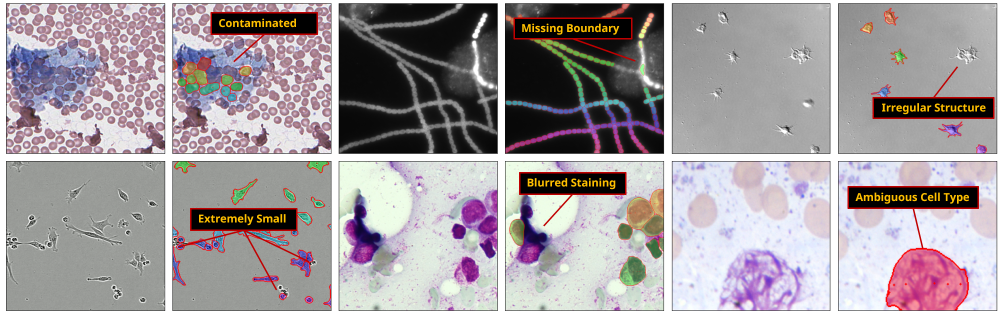
#> input picture annolid/segmentation/MEDIAR/image/failure_cases.png, 2000 x 633 px, given in place of the camera (shown at 1/2 size)
$ python threshold.py   (older library calls are emulated)
#> lines starting #> are read from the running program, lines starting #| are printed output that depends on the picture; after the words box and inside, x2 and y2 are one past the last pixel; in counts of white or black regions, pixels touching at a corner belong together
import cv2
import numpy as np


class InRange:
    """
    Segment the ROIs based on selected
    values in the given range.
    """

    def __init__(self):
        self.max_value = 255
        self.max_value_h = 239
        self.low_h = 0
        self.low_s = 68
        self.low_v = 140
        self.high_h = self.max_value_h
        self.high_s = self.max_value
        self.high_v = self.max_value
        self.window_name = "Threshold Based Segmentation"
        self.low_h_name = "Low H"
        self.low_s_name = "Low S"
        self.low_v_name = "Low V"

        self.high_h_name = "High H"
        self.high_s_name = "High S"
        self.high_v_name = "High V"

        self.location_history = []
        self.area_history = []

    def trackbar_on_low_h_event(self, value):
        self.low_h = value
        self.low_h = min(self.high_h - 1, self.low_h)
        cv2.setTrackbarPos(self.low_h_name, self.window_name, self.low_h)

    def trackbar_on_high_h_event(self, value):
        self.high_h = value
        self.high_h = max(self.high_h, self.low_h + 1)
        cv2.setTrackbarPos(self.high_h_name, self.window_name, self.high_h)

    def trackbar_on_low_s_event(self, value):
        self.low_s = value
        self.low_s = min(self.high_s - 1, self.low_s)
        cv2.setTrackbarPos(self.low_s_name, self.window_name, self.low_s)

    def trackbar_on_high_s_event(self, value):
        self.high_s = value
        self.high_s = max(self.high_s, self.low_s + 1)
        cv2.setTrackbarPos(self.high_s_name, self.window_name, self.high_s)

    def trackbar_on_low_v_event(self, value):
        self.low_v = value
        self.low_v = min(self.high_v - 1, self.low_v)
        cv2.setTrackbarPos(self.low_v_name, self.window_name, self.low_v)

    def trackbar_on_high_v_event(self, value):
        self.high_v = value
        self.high_v = max(self.high_v, self.low_v + 1)
        cv2.setTrackbarPos(self.high_v_name, self.window_name, self.high_v)

    def detect_contours(self, frame, threshold, min_area=0, max_area=10000, draw=True):
        """
        detect contours and threshold them based on areas.

        Parameters
        ----------
        frame: ndarray, shape(n_rows,n_cols,3)
        threshold: ndarray, shape(n_rows,n_cols,1)
        previous_location: float array, instance's center in the previous frame
        current_location: float array, instance's center in the current frame
        min_area: int, min area threshold for the detected instance
        max_area: int, max area threshold for the detected instance

        Returns
        -------
        out_frame: ndarray, shape(n_rows, n_cols, 3)
                output image with contours on it
        contours: list, detected contours
        previous_location: float array, instance's center in the previous frame
        current_location: float array, instance's center in the current frame
        """
        if int(cv2.__version__[0] == 3):
            img, contours, hierarchy = cv2.findContours(
                threshold.copy(), cv2.RETR_TREE, cv2.CHAIN_APPROX_SIMPLE
            )

            img = cv2.cvtColor(img, cv2.COLOR_GRAY2BGR)
        else:
            contours, hierarchy = cv2.findContours(
                threshold.copy(), cv2.RETR_TREE, cv2.CHAIN_APPROX_SIMPLE
            )

        out = frame.copy()

        i = 0
        current_location = []
        areas = []

        while i < len(contours):
            area = cv2.contourArea(contours[i])
            if area < min_area or area > max_area:
                del contours[i]
            else:
                M = cv2.moments(contours[i])
                if M["m00"] != 0:
                    cx = int(M["m10"] / M["m00"])
                    cy = int(M["m01"] / M["m00"])
                else:
                    cx, cy = 0, 0
                current_location.append([cx, cy])
                areas.append(area)
                i += 1

        return out, contours, current_location, areas

    def draw_contour_history(
        self,
        current_frame,
    ):
        for location, area in zip(self.location_history, self.area_history):
            cx, cy = location[-1]
            cv2.putText(
                current_frame,
                f"{area[-1]}",
                tuple([cx + 2, cy + 2]),
                cv2.FONT_HERSHEY_SCRIPT_SIMPLEX,
                1,
                (0, 255, 0),
                2,
            )
        return current_frame

    def run(self, video_file, min_area=70, max_area=150, draw_history=False):
#> called with min_area = 70, max_area = 150, draw_history = False
        cap = cv2.VideoCapture(video_file)
        cv2.namedWindow(self.window_name)

        cv2.createTrackbar(
            self.low_h_name,
            self.window_name,
            self.low_h,
            self.max_value_h,
            self.trackbar_on_low_h_event,
        )
        cv2.createTrackbar(
            self.high_h_name,
            self.window_name,
            self.high_h,
            self.max_value_h,
            self.trackbar_on_high_h_event,
        )
        cv2.createTrackbar(
            self.low_s_name,
            self.window_name,
            self.low_s,
            self.max_value,
            self.trackbar_on_low_s_event,
        )
        cv2.createTrackbar(
            self.high_s_name,
            self.window_name,
            self.high_s,
            self.max_value,
            self.trackbar_on_high_s_event,
        )
        cv2.createTrackbar(
            self.low_v_name,
            self.window_name,
            self.low_v,
            self.max_value,
            self.trackbar_on_low_v_event,
        )
        cv2.createTrackbar(
            self.high_v_name,
            self.window_name,
            self.high_v,
            self.max_value,
            self.trackbar_on_high_v_event,
        )

        while True:
            ret, frame = cap.read()
#> frame is the input picture: shape (633, 2000, 3); mean B, G, R 159.5, 155.6, 163.4
            if frame is None:
                break
            blur = cv2.GaussianBlur(frame, (5, 5), 0)
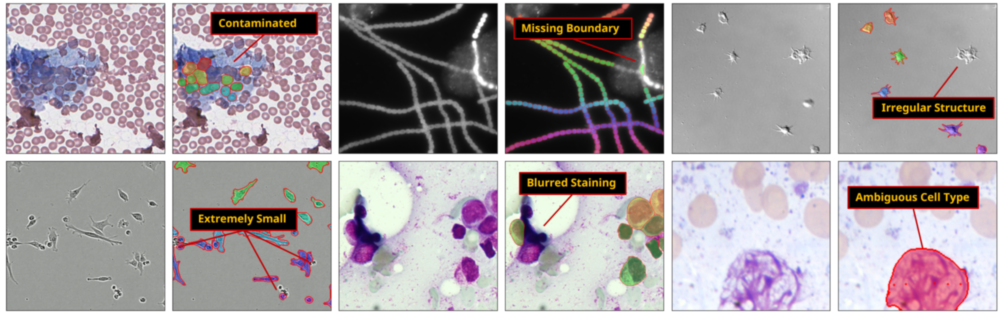
#> blur: shape (633, 2000, 3) (shown at 1/2 size); mean B, G, R 159.5, 155.6, 163.4
            gray_img = cv2.cvtColor(blur, cv2.COLOR_BGR2GRAY)
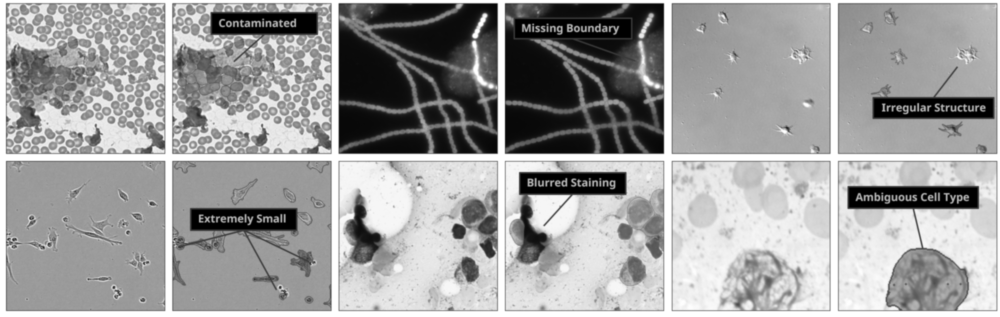
#> gray_img: shape (633, 2000) (shown at 1/2 size); min 0, max 255, mean 158.4
            ret3, th3 = cv2.threshold(
                gray_img, 0, 255, cv2.THRESH_BINARY + cv2.THRESH_OTSU
            )
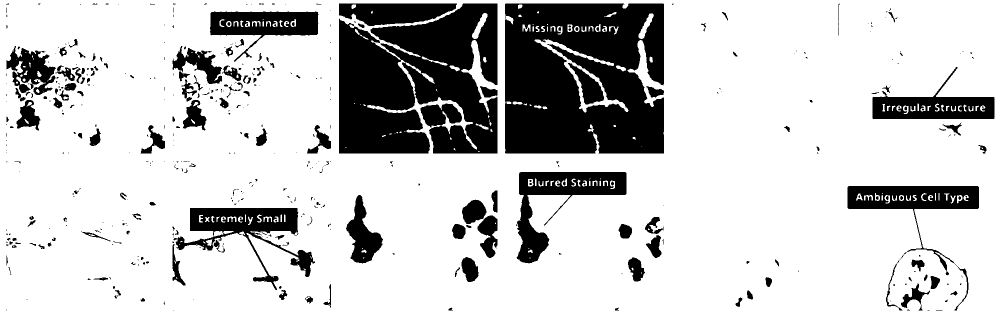
#> th3: shape (633, 2000) (shown at 1/2 size); 78.6% white; 467 black regions (295 under 20 px), largest, box (x1, y1, x2, y2) and area: (1010, 7, 1328, 307) 83510, (678, 7, 995, 307) 73429, (1033, 344, 1253, 527) 13414
#> ret3 = 116
            frame_combined = cv2.bitwise_and(frame, frame, mask=th3)
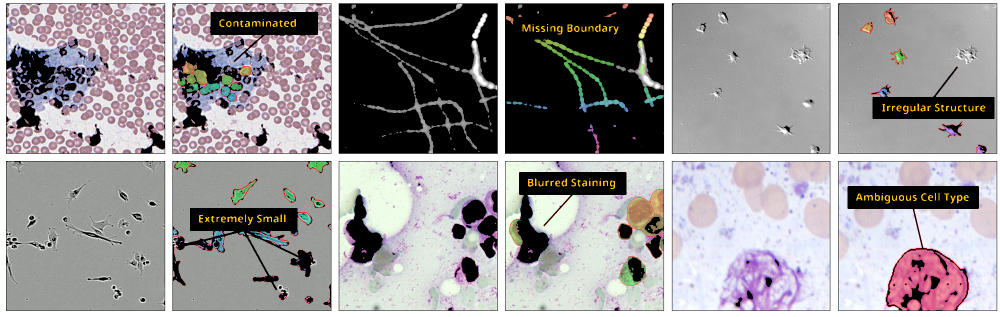
#> frame_combined: shape (633, 2000, 3) (shown at 1/2 size); mean B, G, R 150.6, 148.4, 152.1
            frame_HSV = cv2.cvtColor(frame_combined, cv2.COLOR_BGR2HSV)
#> frame_HSV: shape (633, 2000, 3); mean H, S, V 51.4, 16.4, 157.3
            frame_threshold = cv2.inRange(
                frame_HSV,
                (self.low_h, self.low_s, self.low_v),
                (self.high_h, self.high_s, self.high_v),
            )
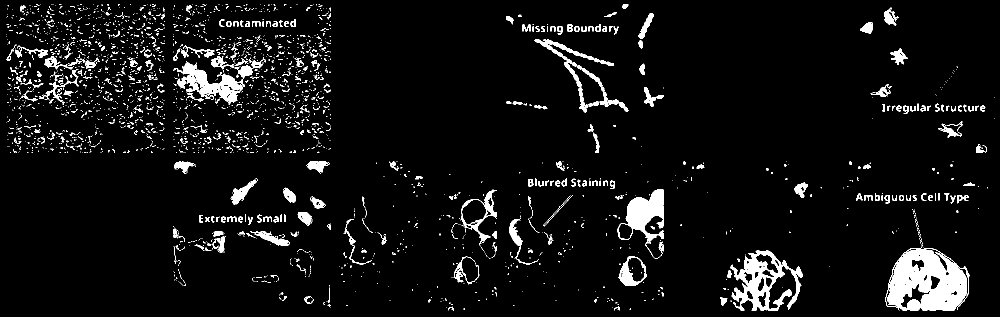
#> frame_threshold: shape (633, 2000) (shown at 1/2 size); 5.8% white; 2590 white regions (2255 under 20 px), largest, box (x1, y1, x2, y2) and area: (1771, 496, 1939, 621) 13838, (1461, 500, 1606, 621) 6777, (1234, 378, 1327, 518) 4878
            kernel = np.ones((5, 5), np.uint8)
            frame_threshold = cv2.morphologyEx(frame_threshold, cv2.MORPH_OPEN, kernel)
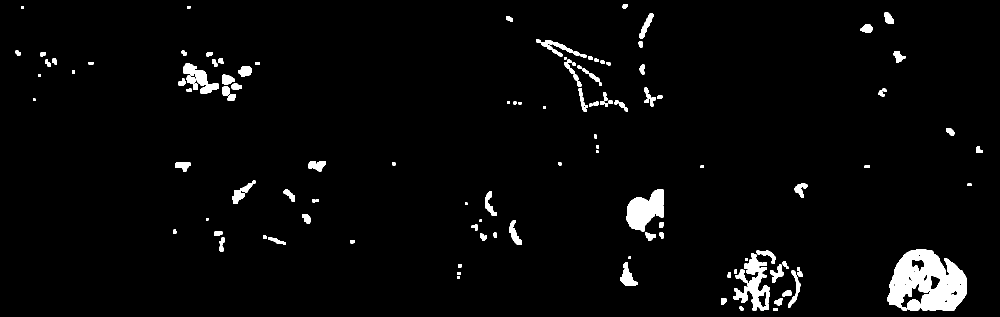
#> frame_threshold: shape (633, 2000) (shown at 1/2 size); 3.2% white; 133 white regions

            frame_threshold, contours, current_location, areas = self.detect_contours(
                frame_threshold, frame_threshold, min_area, max_area, draw=True
            )
#> in detect_contours, `contours, hierarchy = cv2.findContours( threshold.copy(), cv2.RETR_TRE..`: contours = 155 contours, 22 with area under 20; largest, box (x1, y1, x2, y2) and area: (1775, 499, 1934, 621) 13324, (1253, 378, 1327, 463) 3836, (1466, 507, 1540, 621) 3646, (390, 140, 438, 188) 1006, (1072, 79, 1146, 113) 680
#> the loop in detect_contours, `while i < len(contours):` made 155 passes
#> (area, cx, cy) on passes 4, 5, 11, 19, 20, 30, 43, 45, 48, 49, 52, 54: (146, 1556, 603), (106.5, 1446, 601), (85, 1599, 548), (76.5, 1251, 529), (75, 1569, 528), (82.5, 1908, 586), (76, 442, 496), (76.5, 443, 481), (112, 966, 473), (71.5, 1322, 469), (110.5, 435, 466), (76.5, 949, 453)
#> area on passes 1, 2, 3, 6, 7, 8: 36, 41.5, 460, 182, 158.5, 20
#> after the loop in detect_contours, `while i < len(contours):`: areas = 32 values, max 146 at index 0, min 70.5 at index 12, mean 91.41; current_location = 32 pairs, first value 95 to 1957, second value 37 to 603; i = 32
#> contours = 32 contours; largest, box (x1, y1, x2, y2) and area: (1548, 596, 1565, 611) 146, (1892, 257, 1909, 271) 145, (1279, 129, 1289, 149) 129, (357, 157, 371, 171) 120, (1239, 204, 1256, 223) 120
            if current_location and areas:
                self.location_history.append(current_location)
                self.area_history.append(areas)
            frame_combined = cv2.bitwise_and(
                frame_combined, frame_combined, mask=frame_threshold
            )
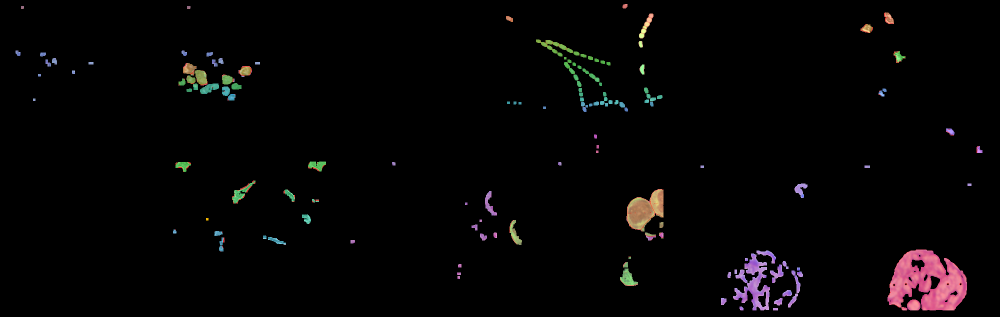
#> frame_combined: shape (633, 2000, 3) (shown at 1/2 size); mean B, G, R 4.5, 4.2, 5.5

            if draw_history:
                frame_combined = self.draw_contour_history(frame_combined)

            cv2.imshow(self.window_name, frame_combined)

            key = cv2.waitKey(30)
#> (key q is pressed here)
            if key == ord("q") or key == 27:
                break

            if key == ord("r"):
                self.location_history = []
                self.area_history = []


if __name__ == "__main__":
    import argparse

    parser = argparse.ArgumentParser(
        description="In range Threshold based segmentation."
    )
    parser.add_argument("--video", help="absolute path of the video file.", type=str)
    args = parser.parse_args()

    ir = InRange()
    ir.run(args.video)

$ run again, on annolid/segmentation/MEDIAR/image/mediar_framework.png
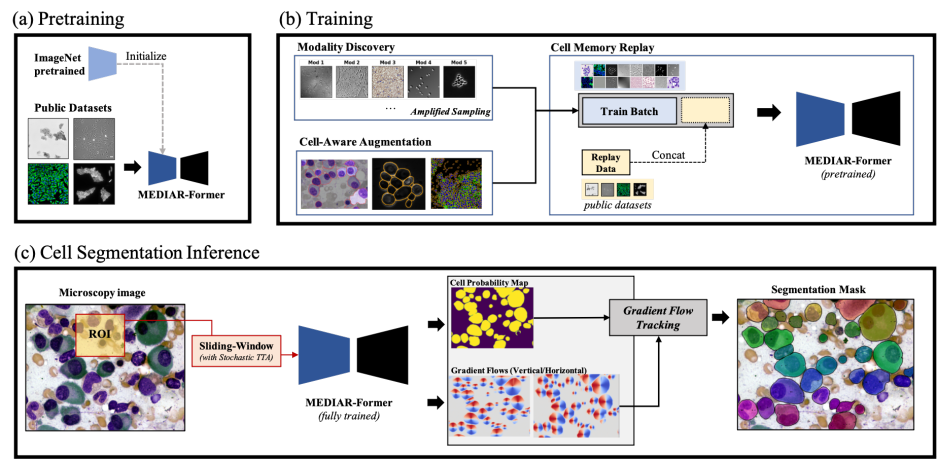
#> input picture annolid/segmentation/MEDIAR/image/mediar_framework.png, 1889 x 927 px, given in place of the camera (shown at 1/2 size)
#> in run, frame is the input picture: shape (927, 1889, 3); mean B, G, R 209, 207.7, 208.8
#> in run, `ret3, th3 = cv2.threshold( gray_img, 0, 255, cv2.THRESH_BINARY + cv2.T..`:
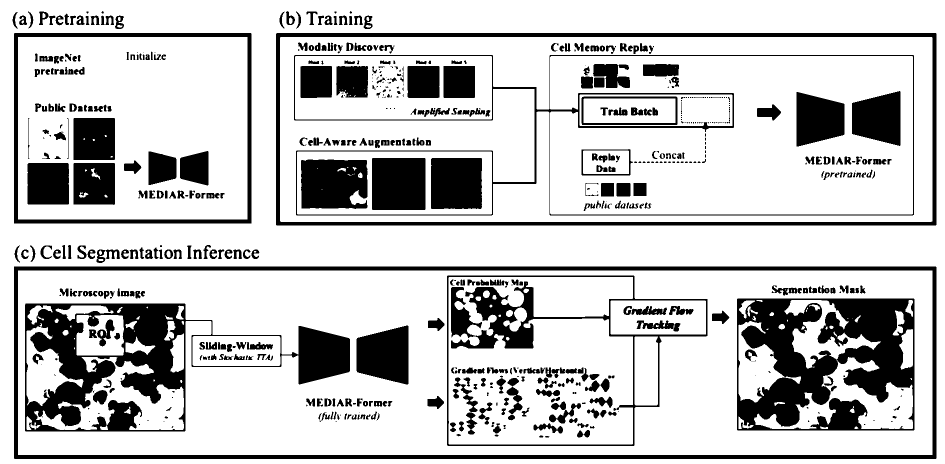
#> th3: shape (927, 1889) (shown at 1/2 size); 77.9% white; 640 black regions (204 under 20 px), largest, box (x1, y1, x2, y2) and area: (1474, 597, 1829, 861) 56863, (50, 607, 700, 863) 54465, (28, 533, 1873, 918) 35421
#> ret3 = 161
#> frame_HSV: shape (927, 1889, 3); mean H, S, V 6.9, 3.5, 194.2
#> in run, `frame_threshold = cv2.morphologyEx(frame_threshold, cv2.MORPH_OPEN, ke..`:
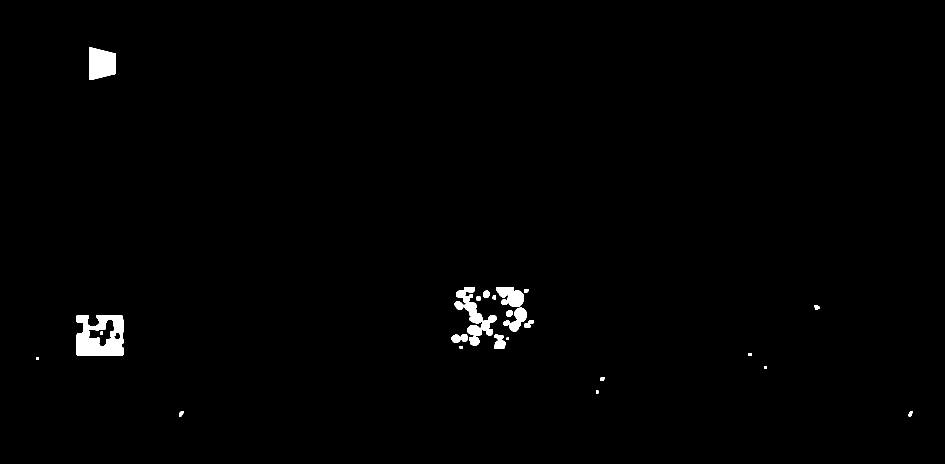
#> frame_threshold: shape (927, 1889) (shown at 1/2 size); 0.93% white; 26 white regions
#> in detect_contours, `contours, hierarchy = cv2.findContours( threshold.copy(), cv2.RETR_TRE..`: contours = 29 contours, 2 with area under 20; largest, box (x1, y1, x2, y2) and area: (153, 630, 248, 711) 6656, (178, 95, 232, 160) 2805, (912, 575, 993, 671) 2485, (992, 575, 1048, 614) 1410, (177, 638, 230, 694) 1294
#> the loop in detect_contours, `while i < len(contours):` made 29 passes
#> (area, cx, cy) on passes 13, 15, 18, 25: (142.5, 1056, 648), (128, 234, 672), (124, 1018, 626), (141, 972, 588)
#> after the loop in detect_contours, `while i < len(contours):`: areas = [142.5, 128, 124, 141]; current_location = [[1056, 648], [234, 672], [1018, 626], [972, 588]]; i = 4
#> in run, `frame_threshold, contours, current_location, areas = self.detect_conto..`: contours = 4 contours; box (x1, y1, x2, y2) and area: (1048, 640, 1067, 656) 142, (966, 581, 979, 596) 141, (227, 665, 241, 680) 128, (1012, 621, 1026, 633) 124; current_location = [[1056, 648], [234, 672], [1018, 626], [972, 588]]; areas = [142.5, 128, 124, 141]
